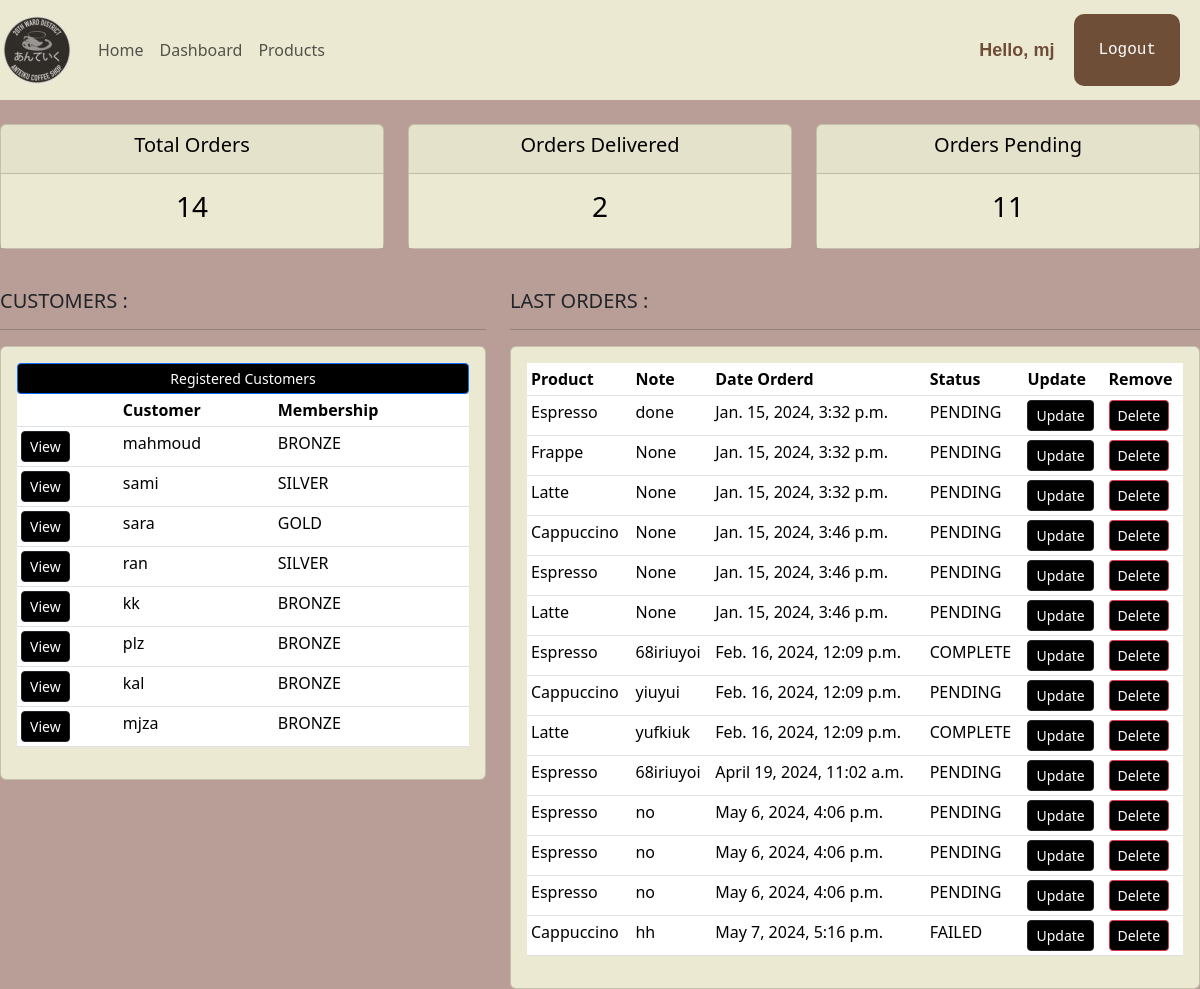
The app's page /dashboard/ (signed in), older data.
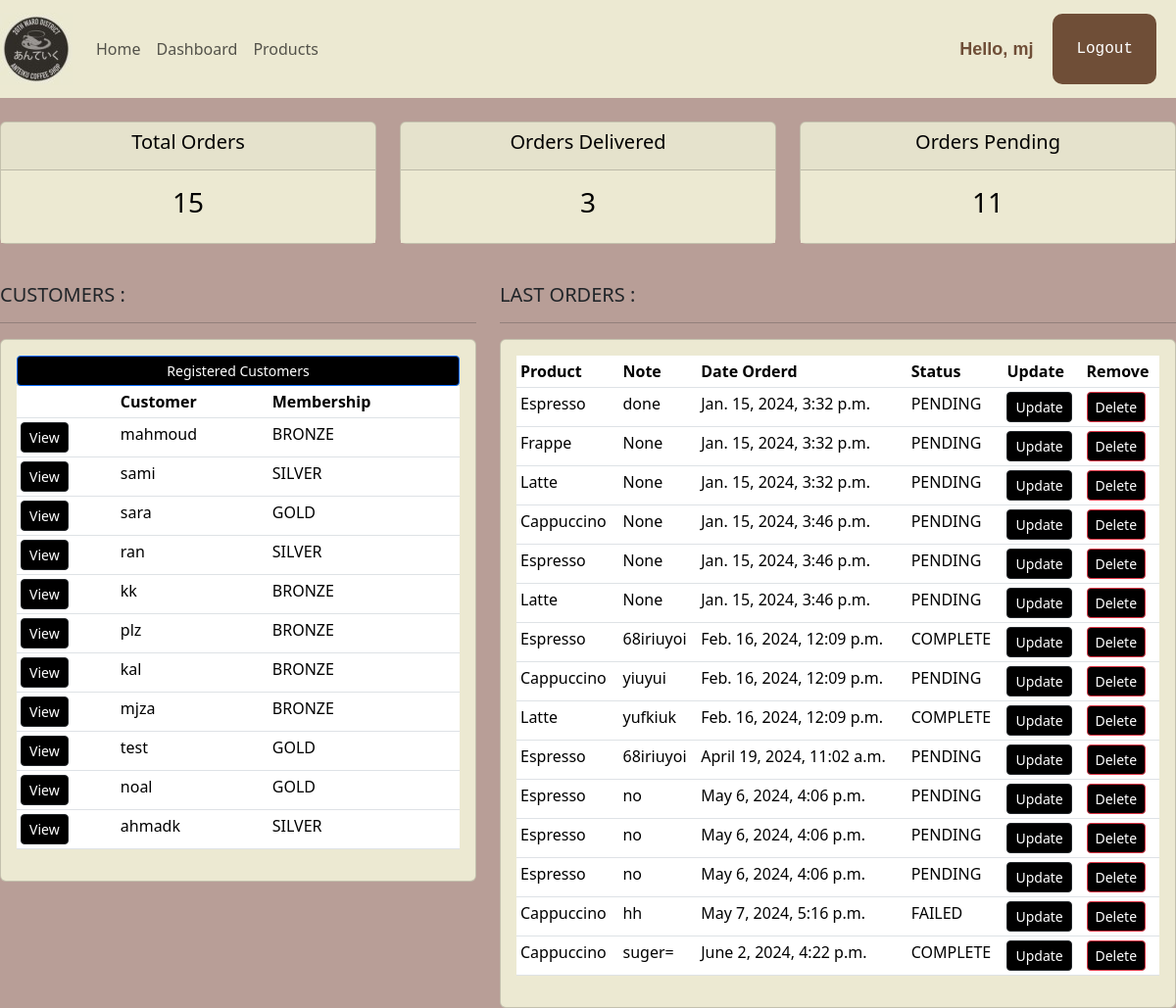
The same page, newer data.
### shopFront/models.py (models this page shows, shortened)
class Customer(models.Model):
    user = models.OneToOneField(User,null=True,blank=True,on_delete=models.CASCADE)
    name = models.CharField(max_length=255)
    last_name = models.CharField(max_length=255)
    email = models.EmailField(max_length=200, null=True)
    profile_pic = models.FileField(default="profile1.png", null=True, blank=True)
    phone = models.CharField(max_length=255)
    birth_date = models.DateField(null=True)
    membership = models.CharField(max_length=6,choices=MEMPERSHIP_CHOICES,default=MEMBERSHIP_BRONZE)

class Order(models.Model):
    placed_at = models.DateTimeField(auto_now_add=True)
    payment_status = models.CharField(max_length=20,choices=PAYMENT_STATUS_CHOICES,default=PAYMENT_STATUS_PENDING)
    customer = models.ForeignKey(Customer,on_delete=models.PROTECT)
    product = models.ForeignKey(Product,null=True, on_delete=models.PROTECT)
    note = models.CharField(max_length=1000, null=True)

class Product(models.Model):
    CATEGORY = (
			('Hot', 'Hot'),
			('Cold', 'Cold'),
			)
    HOLIDAYS = (
        ('Eid al-Fitr', 'Eid al-Fitr'),
        ('Christmas', 'Christmas'),
        ('Halloween', 'Halloween'),
    )
    title = models.CharField(max_length=255)
    description = models.TextField()
    unit_price = models.DecimalField(max_digits=6,decimal_places=2)
    inventory = models.IntegerField()
    last_update = models.DateTimeField(auto_now=True)
    promotions = models.CharField(max_length=200, null=True, choices=HOLIDAYS)
    category = models.CharField(max_length=200, null=True, choices=CATEGORY)
    def __str__(self):
        return self.title

### shopFront/decorators.py (the view)
	def wrapper_function(request, *args, **kwargs):
		group = None
		if request.user.groups.exists():
			group = request.user.groups.all()[0].name
		if group == 'customer':
			return redirect('user-page')
		if group == 'admin':
			return view_func(request, *args, **kwargs)

### shopFront/views.py (called while the page is built)
@login_required(login_url='loginPage')
@admin_only
def dashboard(request):
    orders = Order.objects.all()
    customers = Customer.objects.all()
    total_customers = customers.count()
    total_orders = orders.count()
    delivered = orders.filter(payment_status='COMPLETE').count
    pending = orders.filter(payment_status='PENDING').count
    context = {'orders':orders,'customers':customers,
               'total_orders':total_orders,'delivered':delivered,
               'pending':pending}
    return render(request,'shopFront/dashboard.html',context)

### shopFront/templates/shopFront/dashboard.html (shortened to what this page needs)
{% extends "shopFront/main.html" %}
{% load static %}
{% block content %}
{% include "shopFront/status.html" %}
<!DOCTYPE html>
<html lang="en">
<head>
    <link rel="stylesheet" href="{%static '/css/dashboard.css'%}">
</head>
<body>
    <br>
<div class="row">
    <div class="col-md-5">
        <h5>CUSTOMERS :</h5>
        <hr>
        <div class="card card-body">
            <a class="btn btn-primary btn-sm btn-block" href="">Registered Customers</a>
            <table class="table table-sm">
                <tr>
                    <th></th>
                    <th>Customer</th>
                    <th>Membership</th>
                </tr>
                {%for customer in customers%}
                            <tr>
                                <td><a class="btn btn-sm btn-dark" href="{% url "customerPage" customer.id %}">
                                    View
                                </a></td>
                                <td>{{customer.name}}</td>
                                <td>{{customer.membership}}</td>
                            </tr>
                {% endfor %}
            </table>
        </div>
    </div>
    <div class="col-md-7">
        <h5>LAST ORDERS :</h5>
        <hr>
        <div class="card card-body">
            <table class="table table-sm">
                <tr>
                    <th>Product</th>
                    <th>Note</th>
                    <th>Date Orderd</th>
                    <th>Status</th>
                    <th>Update</th>
                    <th>Remove</th>
                </tr>
                {%for order in orders%}
                            <tr>
                                <td>{{order.product}}</td>
                                <td>{{order.note}}</td>
                                <td>{{order.placed_at}}</td>
                                <td>{{order.payment_status}}</td>
                                <td><a class="btn btn-sm  btn-dark" href="{% url "update_order" order.id %}">Update</a></td>
                                <td><a class="btn btn-sm btn-danger" href="{% url "delete_order" order.id %}">Delete</a></td>
                            </tr>
                {% endfor %}
            </table>
        </div>
    </div>
</div>
</body>
</html>
{% endblock  %}

### shopFront/templates/shopFront/main.html (shortened to what this page needs)
{% load static %}
<!DOCTYPE html>
<html lang="en">
<head>
    <link rel="stylesheet" href="https://cdn.jsdelivr.net/npm/bootstrap@5.3.2/dist/css/bootstrap.min.css">
</head>
<body>
    {% include "shopFront/navbar.html" %}
    {% block content %}
    {% endblock %}
</body>
</html>

### shopFront/templates/shopFront/navbar.html (shortened to what this page needs)
{% load static %}
<nav class="navbar sticky-top navbar-expand-lg navbar-light" style="background-color:#ece9d2">
    <a class="navbar-brand" href="#"><img src="{% static "/images/logo.jpg" %}" alt="coffe mug"></a>
    <div class="collapse navbar-collapse" id="navbarNav">
      <ul class="navbar-nav">
        <li class="nav-item active">
          <a class="nav-link" href="{% url "homePage" %}">Home</a>
        </li>
        {% if request.user.is_staff %}
        <li class="nav-item">
          <a class="nav-link" href="{% url "dashboardPage" %}">Dashboard</a>
        </li>
        <li class="nav-item">
          <a class="nav-link" href="{% url "productsPage" %}">Products</a>
        </li>
        {% endif %}
      </ul>
    </div>
    <span class="hello-msg">Hello, {{request.user}}</span>
    <form action="{% url 'logout' %}">
      <input class="logout-btn" type="submit" value="Logout" />
    </form>
  </nav>

### shopFront/templates/shopFront/status.html
<br>
<div class="row">
    <div class="col">
        <div class="col-md">
            <div class="card text-center text-black mb-3" id="total-orders">
                <div class="card-header">
                    <h5 class="card-title">Total Orders</h5>
                </div>
                <div class="card-body">
                    <h3 class="card-title">{{total_orders}}</h3>
                </div>
            </div>
        </div>
    </div>
    <div class="col">
        <div class="col-md">
            <div class="card text-center text-black mb-3" id="orders-delivered">
                <div class="card-header">
                    <h5 class="card-title">Orders Delivered</h5>
                </div>
                <div class="card-body">
                    <h3 class="card-title">{{delivered}}</h3>
                </div>
            </div>
        </div>
    </div>
    <div class="col">
        <div class="col-md">
            <div class="card text-center text-black mb-3" id="orders-pending">
                <div class="card-header">
                    <h5 class="card-title">Orders Pending</h5>
                </div>
                <div class="card-body">
                    <h3 class="card-title">{{pending}}</h3>
                </div>
            </div>
        </div>
    </div>
</div>

### static/css/dashboard.css (style rules this page uses)
.btn { background-color: black; }
.card-body { background-color: #ece9d2; }

### shopFront/templates/shopFront/main.html (style rules this page uses)
body { background-color : #B89E97; }
#total-orders { background-color: #ece9d2; }
#orders-delivered { background-color: #ece9d2; }
#orders-pending { background-color: #ece9d2; }

### shopFront/templates/shopFront/navbar.html (style rules this page uses)
.hello-msg { font-size:18px; color:#6F4E37; font-weight:bold; font-family: sans-serif; margin-right:20px; }

Row changes from the older to the newer data that the page shows:
added Customer: name "test", membership "GOLD"
added Customer: name "noal", membership "GOLD"
added Customer: name "ahmadk", membership "SILVER"
added Order: product "Cappuccino", note "suger=", placed_at "June 2, 2024, 4:22 p.m.", payment_status "COMPLETE"
Text that changed along with them:
{{ total_orders }}: "14" → "15"
{{ delivered }}: "2" → "3"
